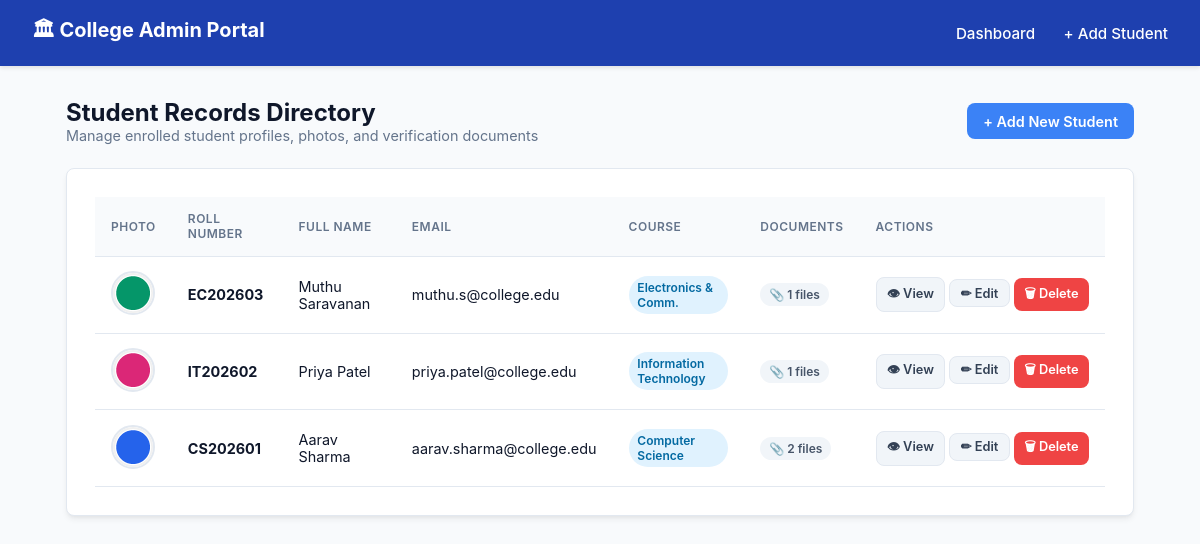
Page /q2_php_admin/index.php on the committed database.
### tables this page shows
CREATE TABLE students (
    id INT AUTO_INCREMENT PRIMARY KEY,
    name VARCHAR(100) NOT NULL,
    roll_no VARCHAR(50) NOT NULL UNIQUE,
    email VARCHAR(100) NOT NULL,
    course VARCHAR(50) NOT NULL,
    photo VARCHAR(255) DEFAULT 'default_avatar.png',
    created_at TIMESTAMP DEFAULT CURRENT_TIMESTAMP
);

### q2_php_admin/config.php (called while the page is built, shortened)
<?php
function e($str) {
    return htmlspecialchars($str ?? '', ENT_QUOTES, 'UTF-8');
}
?>

### q2_php_admin/index.php (the view, shortened to what this page needs)
<?php
require_once __DIR__ . '/config.php';
$sql = "SELECT s.*, COUNT(d.id) AS doc_count
        FROM students s
        LEFT JOIN student_documents d ON s.id = d.student_id
        GROUP BY s.id
        ORDER BY s.id DESC";
try {
    $stmt = $pdo->query($sql);
    $students = $stmt->fetchAll();
} catch (PDOException $e) {
    die("Query Error: " . htmlspecialchars($e->getMessage()));
}
?>
<!DOCTYPE html>
<html lang="en">
<head>
  <link rel="stylesheet" href="style.css">
</head>
<body>
  <nav class="navbar">
    <div class="nav-brand">🏛 College Admin Portal</div>
    <div class="nav-links">
      <a href="index.php">Dashboard</a>
      <a href="add_student.php">+ Add Student</a>
    </div>
  </nav>
  <div class="container">
    <div class="page-header">
      <div>
        <h2>Student Records Directory</h2>
        <p style="color: var(--text-muted); font-size: 0.9rem;">Manage enrolled student profiles, photos, and verification documents</p>
      </div>
      <a href="add_student.php" class="btn btn-primary">+ Add New Student</a>
    </div>
    <div class="card">
      <div class="table-responsive">
        <table>
          <thead>
            <tr>
              <th>Photo</th>
              <th>Roll Number</th>
              <th>Full Name</th>
              <th>Email</th>
              <th>Course</th>
              <th>Documents</th>
              <th>Actions</th>
            </tr>
          </thead>
          <tbody>
            <?php if (empty($students)): ?>
              <tr>
                <td colspan="7" style="text-align: center; color: var(--text-muted); padding: 2rem;">
                  No student records found. Click "+ Add New Student" to get started.
                </td>
              </tr>
            <?php else: ?>
              <?php foreach ($students as $row): ?>
                <tr>
                  <td>
                    <?php
                      $photoSrc = !empty($row['photo']) && file_exists(UPLOAD_DIR . $row['photo'])
                                  ? 'uploads/' . e($row['photo'])
                                  : 'uploads/default_avatar.png';
                    ?>
                    <img src="<?= $photoSrc ?>" alt="Avatar" class="avatar-thumbnail">
                  </td>
                  <td><strong><?= e($row['roll_no']) ?></strong></td>
                  <td><?= e($row['name']) ?></td>
                  <td><?= e($row['email']) ?></td>
                  <td><span class="badge"><?= e($row['course']) ?></span></td>
                  <td>
                    <span class="badge" style="background-color: #f1f5f9; color: #475569;">
                      📎 <?= (int)$row['doc_count'] ?> files
                    </span>
                  </td>
                  <td style="white-space: nowrap;">
                    <a href="view_student.php?id=<?= (int)$row['id'] ?>" class="btn btn-secondary btn-sm">👁 View</a>
                    <a href="edit_student.php?id=<?= (int)$row['id'] ?>" class="btn btn-secondary btn-sm">✏ Edit</a>
                    <a href="delete_student.php?id=<?= (int)$row['id'] ?>"
                       class="btn btn-danger btn-sm"
                       onclick="return confirm('Are you sure you want to delete student <?= e($row['name']) ?> and all associated documents?');">
                       🗑 Delete
                    </a>
                  </td>
                </tr>
              <?php endforeach; ?>
            <?php endif; ?>
          </tbody>
        </table>
      </div>
    </div>
  </div>
</body>
</html>

### q2_php_admin/style.css (style rules this page uses)
:root { --primary: #1e40af; --primary-hover: #1d4ed8; --accent: #3b82f6; --bg-main: #f8fafc; --card-bg: #ffffff; --text-dark: #0f172a; --text-muted: #64748b; --border: #e2e8f0; --success: #15803d; --success-bg: #dcfce7; --danger: #b91c1c; --danger-bg: #fee2e2; --radius: 8px; --shadow: 0 4px 6px -1px rgba(0, 0, 0, 0.07), 0 2px 4px -2px rgba(0, 0, 0, 0.05); }
* { box-sizing: border-box; margin: 0; padding: 0; font-family: -apple-system, BlinkMacSystemFont, "Segoe UI", Roboto, Helvetica, Arial, sans-serif; }
body { background-color: var(--bg-main); color: var(--text-dark); min-height: 100vh; }
.navbar { background-color: var(--primary); color: #ffffff; padding: 1rem 2rem; display: flex; justify-content: space-between; align-items: center; box-shadow: 0 2px 4px rgba(0,0,0,0.1); }
.nav-brand { font-size: 1.25rem; font-weight: 700; display: flex; align-items: center; gap: 0.5rem; }
.nav-links a { color: #ffffff; text-decoration: none; font-weight: 500; font-size: 0.95rem; margin-left: 1.5rem; transition: opacity 0.2s; }
.container { max-width: 1100px; margin: 2rem auto; padding: 0 1rem; }
.page-header { display: flex; justify-content: space-between; align-items: center; margin-bottom: 1.5rem; }
.page-header h2 { font-size: 1.5rem; color: var(--text-dark); }
.card { background-color: var(--card-bg); border-radius: var(--radius); border: 1px solid var(--border); box-shadow: var(--shadow); padding: 1.75rem; margin-bottom: 2rem; }
.btn { display: inline-flex; align-items: center; gap: 0.4rem; padding: 0.6rem 1rem; font-size: 0.9rem; font-weight: 600; border-radius: var(--radius); text-decoration: none; cursor: pointer; border: none; transition: background-color 0.2s; }
.btn-primary { background-color: var(--accent); color: #ffffff; }
.btn-secondary { background-color: #f1f5f9; color: #334155; border: 1px solid var(--border); }
.btn-danger { background-color: #ef4444; color: #ffffff; }
.btn-sm { padding: 0.35rem 0.65rem; font-size: 0.8rem; }
.table-responsive { overflow-x: auto; }
table { width: 100%; border-collapse: collapse; text-align: left; }
th, td { padding: 0.9rem 1rem; border-bottom: 1px solid var(--border); font-size: 0.9rem; vertical-align: middle; }
th { background-color: #f8fafc; color: var(--text-muted); font-weight: 600; text-transform: uppercase; font-size: 0.75rem; letter-spacing: 0.5px; }
.avatar-thumbnail { width: 44px; height: 44px; border-radius: 50%; object-fit: cover; border: 2px solid var(--border); }
.badge { display: inline-block; padding: 0.25rem 0.55rem; border-radius: 999px; font-size: 0.75rem; font-weight: 600; background-color: #e0f2fe; color: #0369a1; }

### rows in the picture
students: photo (picture), roll_no "EC202603", name "Muthu Saravanan", email "muthu.s@college.edu", course "Electronics & Comm.", doc_count "1"
students: photo (picture), roll_no "IT202602", name "Priya Patel", email "priya.patel@college.edu", course "Information Technology", doc_count "1"
students: photo (picture), roll_no "CS202601", name "Aarav Sharma", email "aarav.sharma@college.edu", course "Computer Science", doc_count "2"
